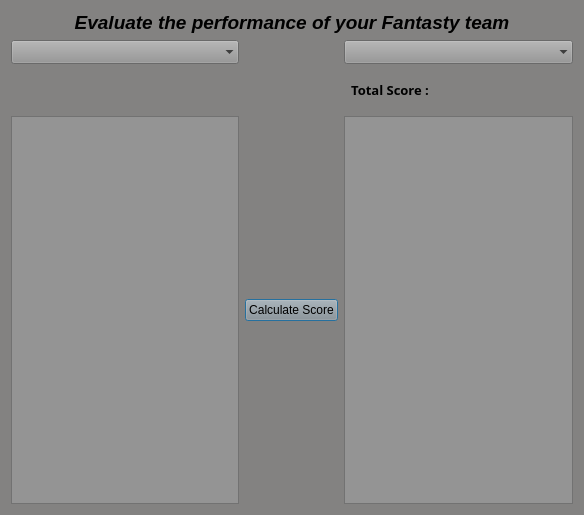
<?xml version="1.0" encoding="UTF-8"?>
<ui version="4.0">
 <class>Dialog</class>
 <widget class="QDialog" name="Dialog">
  <property name="geometry">
   <rect>
    <x>0</x>
    <y>0</y>
    <width>584</width>
    <height>515</height>
   </rect>
  </property>
  <property name="windowTitle">
   <string>Fantasy Cricket</string>
  </property>
  <property name="windowIcon">
   <iconset>
    <normaloff>../../../.designer/icon/windowicon.png</normaloff>../../../.designer/icon/windowicon.png</iconset>
  </property>
  <property name="styleSheet">
   <string notr="true">background-color: rgb(131, 130, 129);</string>
  </property>
  <property name="windowFilePath">
   <string/>
  </property>
  <layout class="QGridLayout" name="gridLayout">
   <item row="0" column="0" colspan="3">
    <widget class="QLabel" name="label">
     <property name="font">
      <font>
       <family>Arial</family>
       <pointsize>14</pointsize>
       <weight>75</weight>
       <italic>true</italic>
       <bold>true</bold>
      </font>
     </property>
     <property name="text">
      <string>Evaluate the performance of your Fantasty team</string>
     </property>
     <property name="alignment">
      <set>Qt::AlignCenter</set>
     </property>
    </widget>
   </item>
   <item row="1" column="0">
    <widget class="QComboBox" name="allteams">
     <property name="font">
      <font>
       <family>Segoe Script</family>
       <pointsize>10</pointsize>
       <weight>75</weight>
       <bold>true</bold>
      </font>
     </property>
     <property name="focusPolicy">
      <enum>Qt::NoFocus</enum>
     </property>
     <property name="styleSheet">
      <string notr="true">background-color: rgb(148, 148, 148);</string>
     </property>
     <property name="frame">
      <bool>false</bool>
     </property>
    </widget>
   </item>
   <item row="1" column="2">
    <widget class="QComboBox" name="totalmatch">
     <property name="font">
      <font>
       <family>Segoe Script</family>
       <pointsize>10</pointsize>
       <weight>75</weight>
       <bold>true</bold>
      </font>
     </property>
     <property name="focusPolicy">
      <enum>Qt::NoFocus</enum>
     </property>
     <property name="styleSheet">
      <string notr="true">background-color: rgb(148, 148, 148);</string>
     </property>
     <property name="frame">
      <bool>false</bool>
     </property>
    </widget>
   </item>
   <item row="2" column="1">
    <spacer name="verticalSpacer">
     <property name="orientation">
      <enum>Qt::Vertical</enum>
     </property>
     <property name="sizeType">
      <enum>QSizePolicy::Fixed</enum>
     </property>
     <property name="sizeHint" stdset="0">
      <size>
       <width>20</width>
       <height>40</height>
      </size>
     </property>
    </spacer>
   </item>
   <item row="3" column="0">
    <widget class="QListWidget" name="displayplayers">
     <property name="font">
      <font>
       <family>Segoe Script</family>
       <pointsize>10</pointsize>
       <weight>75</weight>
       <bold>true</bold>
      </font>
     </property>
     <property name="styleSheet">
      <string notr="true">background-color: rgb(148, 148, 148);</string>
     </property>
    </widget>
   </item>
   <item row="3" column="1">
    <widget class="QPushButton" name="calculate">
     <property name="styleSheet">
      <string notr="true">background-color: rgb(148, 148, 148);</string>
     </property>
     <property name="text">
      <string>Calculate Score</string>
     </property>
    </widget>
   </item>
   <item row="3" column="2">
    <widget class="QListWidget" name="displayScore">
     <property name="font">
      <font>
       <family>Segoe Script</family>
       <pointsize>10</pointsize>
       <weight>75</weight>
       <bold>true</bold>
      </font>
     </property>
     <property name="styleSheet">
      <string notr="true">background-color: rgb(148, 148, 148);</string>
     </property>
    </widget>
   </item>
   <item row="2" column="2">
    <layout class="QHBoxLayout" name="horizontalLayout">
     <item>
      <widget class="QLabel" name="label_2">
       <property name="font">
        <font>
         <family>Segoe Print</family>
         <pointsize>10</pointsize>
         <weight>75</weight>
         <bold>true</bold>
        </font>
       </property>
       <property name="text">
        <string>Total Score :</string>
       </property>
       <property name="alignment">
        <set>Qt::AlignCenter</set>
       </property>
      </widget>
     </item>
     <item>
      <widget class="QLabel" name="TotalScore">
       <property name="font">
        <font>
         <family>Segoe Print</family>
         <pointsize>10</pointsize>
         <weight>75</weight>
         <bold>true</bold>
        </font>
       </property>
       <property name="text">
        <string/>
       </property>
      </widget>
     </item>
     <item>
      <spacer name="horizontalSpacer">
       <property name="orientation">
        <enum>Qt::Horizontal</enum>
       </property>
       <property name="sizeType">
        <enum>QSizePolicy::Minimum</enum>
       </property>
       <property name="sizeHint" stdset="0">
        <size>
         <width>40</width>
         <height>20</height>
        </size>
       </property>
      </spacer>
     </item>
    </layout>
   </item>
  </layout>
 </widget>
 <resources/>
 <connections/>
</ui>
